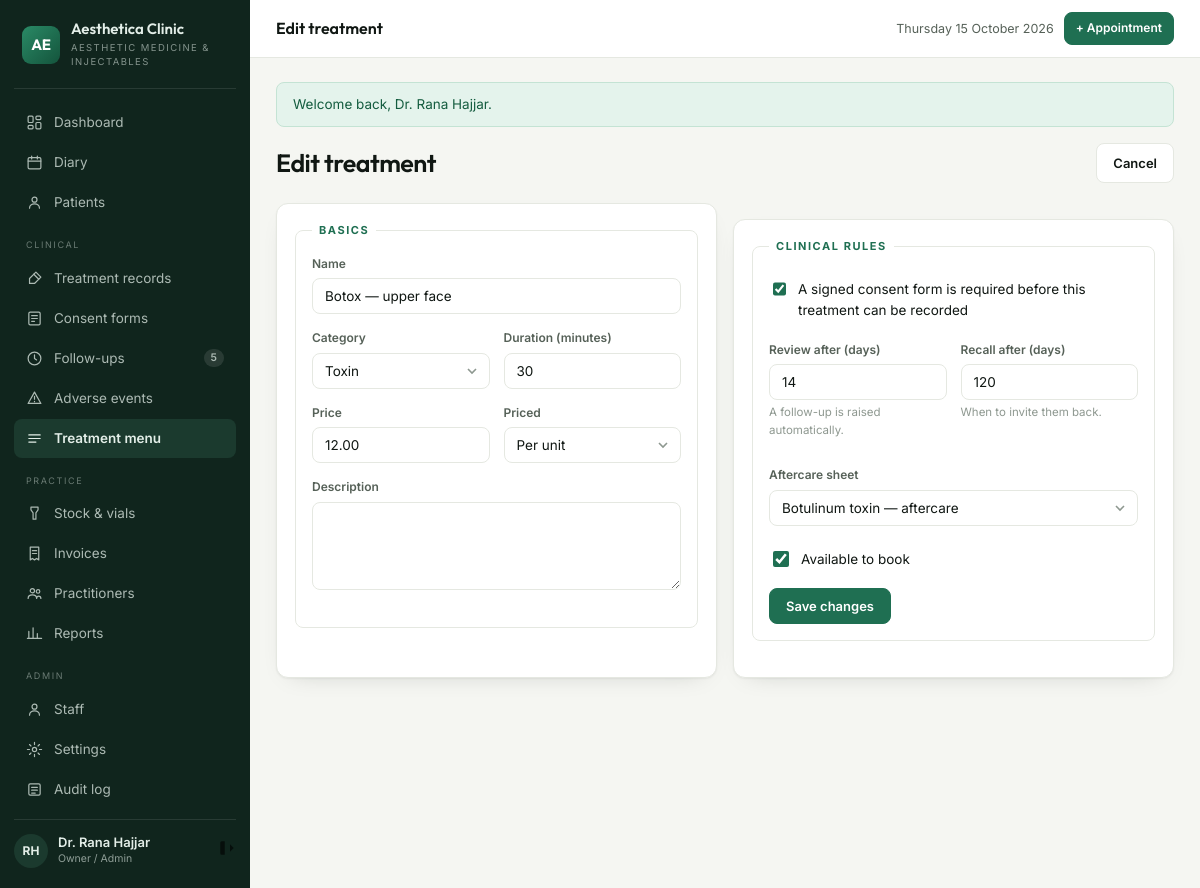
Screenshot of /treatments/2/edit (signed in) with the database file from the repository.
### tables this page shows
CREATE TABLE `treatments` (
  `id` int(10) unsigned NOT NULL AUTO_INCREMENT,
  `name` varchar(140) NOT NULL,
  `category` enum('toxin','filler','thread','skinbooster','consultation','other') NOT NULL,
  `duration_min` smallint(5) unsigned NOT NULL DEFAULT 30,
  `price` decimal(10,2) NOT NULL DEFAULT 0.00,
  `price_type` enum('fixed','per_unit','per_ml') NOT NULL DEFAULT 'fixed',
  `requires_consent` tinyint(1) NOT NULL DEFAULT 1,
  `followup_days` smallint(5) unsigned DEFAULT NULL COMMENT 'review due after N days',
  `recall_days` smallint(5) unsigned DEFAULT NULL COMMENT 'recall patient after N days',
  `aftercare_id` int(10) unsigned DEFAULT NULL,
  `description` text DEFAULT NULL,
  `is_active` tinyint(1) NOT NULL DEFAULT 1,
  PRIMARY KEY (`id`),
  KEY `ix_treatments_cat` (`category`),
  KEY `fk_treat_aftercare` (`aftercare_id`),
  CONSTRAINT `fk_treat_aftercare` FOREIGN KEY (`aftercare_id`) REFERENCES `aftercare_templates` (`id`) ON DELETE SET NULL
);

CREATE TABLE `aftercare_templates` (
  `id` int(10) unsigned NOT NULL AUTO_INCREMENT,
  `title` varchar(140) NOT NULL,
  `body` text NOT NULL,
  PRIMARY KEY (`id`)
);

### app/Core/View.php (called while the page is built, shortened)
<?php
final class View
{
    private static string $base = '';
    public static function setBase(string $base): void
    {
        self::$base = rtrim($base, '/');
    }
    public static function url(string $path = '/'): string
    {
        return self::$base . '/' . ltrim($path, '/');
    }
    public static function render(string $template, array $data = []): void
    {
        $content = self::capture($template, $data);
    }
    public static function capture(string $template, array $data = []): string
    {
        extract($data, EXTR_SKIP);
        require __DIR__ . "/../Views/$template.php";
        return (string) ob_get_clean();
    }
}

### app/Core/Controller.php (called while the page is built, shortened)
<?php
abstract class Controller
{
    protected function view(string $template, array $data = []): void
    {
        View::render($template, $data);
    }
}

### app/Controllers/TreatmentController.php (called while the page is built, shortened)
<?php
final class TreatmentController extends Controller
{
    public function edit(int $id): void
    {
        $treatment = DB::one('SELECT * FROM treatments WHERE id = ?', [$id]);
        $this->view('treatments/form', [
            'title' => 'Edit treatment', 'treatment' => $treatment, 'aftercare' => $this->aftercare(),
        ]);
    }
    private function aftercare(): array
    {
        return DB::all('SELECT id, title FROM aftercare_templates ORDER BY title');
    }
}

### public/index.php (called while the page is built, shortened)
<?php
require __DIR__ . '/../app/Core/View.php';
require __DIR__ . '/../app/helpers.php';
$config = require __DIR__ . '/../config/config.php';
date_default_timezone_set($config['app']['timezone']);
$uri = $_SERVER['REQUEST_URI'] ?? '/';
$router = new Router();
try {
    $router->dispatch($_SERVER['REQUEST_METHOD'] ?? 'GET', $uri ?: '/');
} catch (Throwable $e) {
    http_response_code(500);
    if ($config['app']['debug']) {
        echo '<pre style="padding:20px;font:13px/1.6 monospace">'
            . htmlspecialchars($e->getMessage() . "\n\n" . $e->getTraceAsString()) . '</pre>';
    } else {
        View::render('errors/500', ['title' => 'Something went wrong']);
    }
}

### app/Core/Database.php (called while the page is built, shortened)
<?php
final class Database
{
    private static ?PDO $pdo = null;
    public static function connect(array $cfg): void
    {
        $dsn = "mysql:host={$cfg['host']};dbname={$cfg['name']};charset={$cfg['charset']}";
        self::$pdo = new PDO($dsn, $cfg['user'], $cfg['pass'], [
            PDO::ATTR_ERRMODE            => PDO::ERRMODE_EXCEPTION,
            PDO::ATTR_DEFAULT_FETCH_MODE => PDO::FETCH_ASSOC,
            PDO::ATTR_EMULATE_PREPARES   => false,
        ]);
    }
    public static function pdo(): PDO
    {
        return self::$pdo;
    }
    public static function run(string $sql, array $params = []): PDOStatement
    {
        $stmt = self::pdo()->prepare($sql);
        $stmt->execute($params);
        return $stmt;
    }
    public static function all(string $sql, array $params = []): array
    {
        return self::run($sql, $params)->fetchAll();
    }
    public static function one(string $sql, array $params = []): ?array
    {
        $row = self::run($sql, $params)->fetch();
        return $row === false ? null : $row;
    }
}

### app/helpers.php (called while the page is built, shortened)
<?php
if (!function_exists('e')) {
    function e(mixed $value): string
    {
        return htmlspecialchars((string) $value, ENT_QUOTES | ENT_SUBSTITUTE, 'UTF-8');
    }
}
if (!function_exists('url')) {
    function url(string $path = '/'): string
    {
        return View::url($path);
    }
}
if (!function_exists('label')) {
    function label(string $value): string
    {
        return ucfirst(str_replace('_', ' ', $value));
    }
}
if (!function_exists('old')) {
    function old(string $key, mixed $fallback = ''): string
    {
        return e($_POST[$key] ?? $fallback);
    }
}

### app/Views/treatments/form.php (the view, shortened to what this page needs)
<?php
$t = $treatment;
?>
<div class="ph">
  <div><h1><?= $t ? 'Edit treatment' : 'New treatment' ?></h1></div>
  <div class="actions"><a class="btn ghost" href="<?= url('/treatments') ?>">Cancel</a></div>
</div>
<form method="post" action="<?= $t ? url('/treatments/' . $t['id']) : url('/treatments') ?>">
  <div class="grid g2">
    <div class="card"><div class="bd">
      <fieldset><legend>Basics</legend>
        <div class="field"><label for="name">Name</label>
          <input type="text" id="name" name="name" required value="<?= old('name', $t['name'] ?? '') ?>"></div>
        <div class="row2">
          <div class="field"><label for="category">Category</label>
            <select id="category" name="category">
              <?php foreach (['toxin','filler','thread','skinbooster','consultation','other'] as $c): ?>
                <option value="<?= $c ?>" <?= ($t['category'] ?? '') === $c ? 'selected' : '' ?>><?= label($c) ?></option>
              <?php endforeach; ?>
            </select></div>
          <div class="field"><label for="duration_min">Duration (minutes)</label>
            <input type="number" id="duration_min" name="duration_min" required min="5" step="5"
                   value="<?= old('duration_min', $t['duration_min'] ?? 30) ?>"></div>
        </div>
        <div class="row2">
          <div class="field"><label for="price">Price</label>
            <input type="number" id="price" name="price" step="0.01" min="0"
                   value="<?= old('price', $t['price'] ?? '0') ?>"></div>
          <div class="field"><label for="price_type">Priced</label>
            <select id="price_type" name="price_type">
              <?php foreach (['fixed' => 'Fixed price', 'per_unit' => 'Per unit', 'per_ml' => 'Per ml'] as $k => $v): ?>
                <option value="<?= $k ?>" <?= ($t['price_type'] ?? '') === $k ? 'selected' : '' ?>><?= $v ?></option>
              <?php endforeach; ?>
            </select></div>
        </div>
        <div class="field"><label for="description">Description</label>
          <textarea id="description" name="description"><?= e($t['description'] ?? '') ?></textarea></div>
      </fieldset>
    </div></div>
    <div class="card"><div class="bd">
      <fieldset><legend>Clinical rules</legend>
        <label class="check"><input type="checkbox" name="requires_consent"
          <?= ($t === null || $t['requires_consent']) ? 'checked' : '' ?>>
          A signed consent form is required before this treatment can be recorded</label>
        <div class="row2" style="margin-top:12px">
          <div class="field"><label for="followup_days">Review after (days)</label>
            <input type="number" id="followup_days" name="followup_days" min="0"
                   value="<?= old('followup_days', $t['followup_days'] ?? '') ?>" placeholder="e.g. 14">
            <p class="hint">A follow-up is raised automatically.</p></div>
          <div class="field"><label for="recall_days">Recall after (days)</label>
            <input type="number" id="recall_days" name="recall_days" min="0"
                   value="<?= old('recall_days', $t['recall_days'] ?? '') ?>" placeholder="e.g. 120">
            <p class="hint">When to invite them back.</p></div>
        </div>
        <div class="field"><label for="aftercare_id">Aftercare sheet</label>
          <select id="aftercare_id" name="aftercare_id">
            <?php foreach ($aftercare as $ac): ?>
              <option value="<?= (int) $ac['id'] ?>" <?= (int) ($t['aftercare_id'] ?? 0) === (int) $ac['id'] ? 'selected' : '' ?>>
                <?= e($ac['title']) ?></option>
            <?php endforeach; ?>
          </select></div>
        <label class="check"><input type="checkbox" name="is_active"
          <?= ($t === null || $t['is_active']) ? 'checked' : '' ?>> Available to book</label>
        <button class="btn" type="submit" style="margin-top:10px"><?= $t ? 'Save changes' : 'Add treatment' ?></button>
      </fieldset>
    </div></div>
  </div>
</form>

### app/Core/Router.php (shortened to what this page needs)
<?php
final class Router
{
    private array $routes = ['GET' => [], 'POST' => []];
    private function add(string $method, string $pattern, string $handler, ?string $permission): void
    {
        $regex = '#^' . preg_replace('#\{[a-z_]+\}#', '([0-9]+)', rtrim($pattern, '/')) . '/?$#';
        [$controller, $action] = explode('@', $handler);
        $this->routes[$method][] = [$regex, $controller, $action, $permission];
    }
    public function dispatch(string $method, string $uri): void
    {
        $path = '/' . trim(parse_url($uri, PHP_URL_PATH) ?: '/', '/');
        foreach ($this->routes[$method] ?? [] as [$regex, $controller, $action, $permission]) {
            if (!preg_match($regex, $path, $m)) {
                continue;
            }
            array_shift($m);
            (new $class())->{$action}(...array_map('intval', $m));
            return;
        }
    }
}

### public/assets/css/app.css (style rules this page uses)
:root { --bg:#f5f6f2; --panel:#ffffff; --side:#10251d; --side-2:#1b3a2e; --sidefg:#e3eee8; --fg:#101713; --muted:#566158; --faint:#8e9890; --line:#e5e8e1; --line-soft:#eef0ea; --a1:#1f6f52; --a2:#14543c; --aink:#ffffff; --soft:#e6f1ea; --warn:#9a6a08; --warn-bg:#fdf3e0; --bad:#a4302a; --bad-bg:#fbecea; --ok:#17865a; --ok-bg:#e4f3ec; --info:#1d5f7a; --info-bg:#e6f1f6; --radius:8px; --radius-lg:12px; --shadow:0 1px 2px rgba(16,23,19,.05), 0 8px 24px -16px rgba(16,23,19,.25); --sans:'Inter',-apple-system,BlinkMacSystemFont,'Segoe UI',Roboto,sans-serif; --display:'Outfit','Inter',sans-serif; }
*,*::before,*::after { box-sizing:border-box }
body { margin:0;background:var(--bg);color:var(--fg);font-family:var(--sans); font-size:14px;line-height:1.55;-webkit-font-smoothing:antialiased }
a { color:var(--a1);text-decoration:none }
h1,h2,h3,h4 { font-family:var(--display);font-weight:600;letter-spacing:-.02em;margin:0 }
.ph { display:flex;flex-wrap:wrap;gap:14px;align-items:flex-end;justify-content:space-between; margin-bottom:20px }
.ph h1 { font-size:25px }
.ph .actions { display:flex;gap:8px;flex-wrap:wrap }
.btn { display:inline-flex;align-items:center;gap:7px;background:var(--a1);color:var(--aink); border:1px solid var(--a1);border-radius:var(--radius);padding:9px 16px;font-size:13px; font-weight:600;cursor:pointer;font-family:var(--sans);text-decoration:none;white-space:nowrap }
.btn.ghost { background:var(--panel);color:var(--fg);border-color:var(--line) }
.card { background:var(--panel);border:1px solid var(--line);border-radius:var(--radius-lg); box-shadow:var(--shadow);overflow:hidden }
.card + .card { margin-top:16px }
.card .bd { padding:18px }
.grid { display:grid;gap:16px }
.g2 { grid-template-columns:1fr 1fr }
.field { margin-bottom:15px }
.field label,.lbl { display:block;font-size:12px;font-weight:600;color:var(--muted);margin-bottom:5px }
input[type=text],input[type=email],input[type=password],input[type=number],input[type=date], input[type=time],input[type=datetime-local],input[type=search],input[type=tel],select,textarea { width:100%;padding:9px 12px;border:1px solid var(--line);border-radius:var(--radius); font-family:var(--sans);font-size:13.5px;background:var(--panel);color:var(--fg) }
textarea { min-height:88px;resize:vertical }
select { appearance:none;background-repeat:no-repeat;background-position:right 11px center;padding-right:30px }
.hint { font-size:11.5px;color:var(--faint);margin-top:4px }
.check { display:flex;align-items:flex-start;gap:9px;padding:8px 0;font-size:13.5px }
.check input { margin-top:2px;width:16px;height:16px;accent-color:var(--a1) }
.row2 { display:grid;grid-template-columns:1fr 1fr;gap:14px }
fieldset { border:1px solid var(--line);border-radius:var(--radius);padding:16px;margin:0 0 18px }
legend { font-size:11px;letter-spacing:.14em;text-transform:uppercase;font-weight:700;color:var(--a1);padding:0 7px }

### rows the page displays
treatments: name "Botox — upper face", duration_min "30", price "12.00", price_type "Per unit", requires_consent "☑", followup_days "14", recall_days "120", aftercare_id "Botulinum toxin — aftercare", is_active "☑"

### other values shown
setting('clinic_name', 'Aesthetica') "Aesthetica Clinic"
setting('clinic_tagline', 'Clinic Suite') "AESTHETIC MEDICINE & INJECTABLES"
$due "5"
$f['message'] "Welcome back, Dr. Rana Hajjar."
form field category "Toxin"
